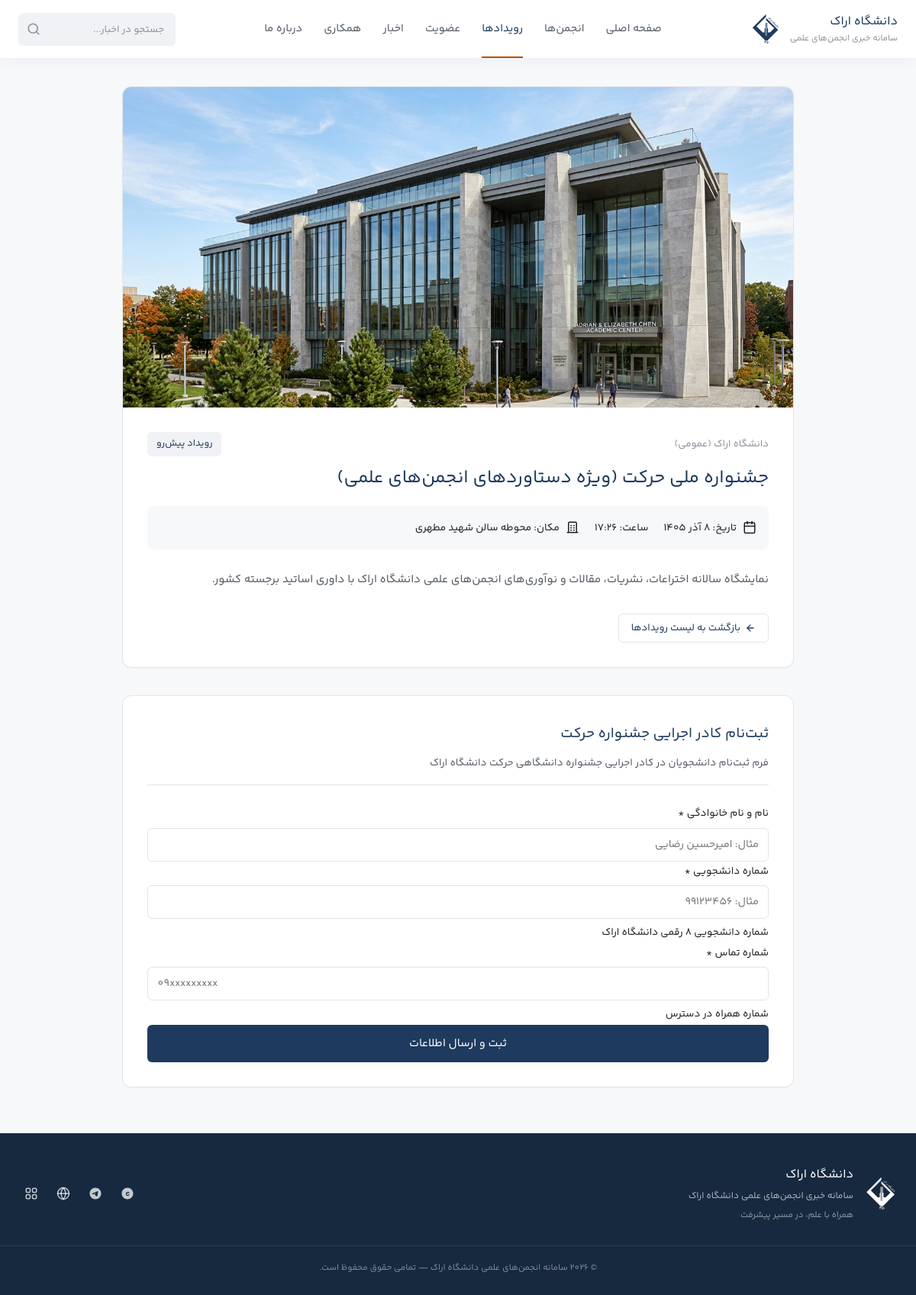
The page /event.php?id=2 on the database its author committed.
### tables this page shows
CREATE TABLE IF NOT EXISTS `events` (
  `id` int(11) NOT NULL AUTO_INCREMENT PRIMARY KEY,
  `association_id` int(11) NOT NULL DEFAULT 0,
  `title` varchar(255) NOT NULL,
  `description` text DEFAULT NULL,
  `location` varchar(255) DEFAULT NULL,
  `starts_at` datetime NOT NULL,
  `ends_at` datetime DEFAULT NULL,
  `image` varchar(255) DEFAULT NULL,
  `form_id` int(11) NOT NULL DEFAULT 0,
  `is_published` tinyint(1) NOT NULL DEFAULT 1,
  `created_at` datetime DEFAULT CURRENT_TIMESTAMP,
  KEY `idx_events_starts` (`starts_at`, `is_published`)
) DEFAULT CHARSET=utf8mb4;

CREATE TABLE IF NOT EXISTS `forms` (
  `id` int(11) NOT NULL AUTO_INCREMENT PRIMARY KEY,
  `association_id` int(11) NOT NULL DEFAULT 0,
  `type` enum('membership','event','cooperation','custom') NOT NULL DEFAULT 'custom',
  `title` varchar(255) NOT NULL,
  `description` text DEFAULT NULL,
  `is_open` tinyint(1) NOT NULL DEFAULT 1,
  `opens_at` datetime DEFAULT NULL,
  `closes_at` datetime DEFAULT NULL,
  `capacity` int(11) NOT NULL DEFAULT 0,
  `created_at` datetime DEFAULT CURRENT_TIMESTAMP,
  KEY `idx_forms_assoc` (`association_id`, `type`)
) DEFAULT CHARSET=utf8mb4;

CREATE TABLE IF NOT EXISTS `form_fields` (
  `id` int(11) NOT NULL AUTO_INCREMENT PRIMARY KEY,
  `form_id` int(11) NOT NULL,
  `label` varchar(255) NOT NULL,
  `type` varchar(50) NOT NULL DEFAULT 'text',
  `options` text DEFAULT NULL,
  `required` tinyint(1) NOT NULL DEFAULT 0,
  `is_unique` tinyint(1) NOT NULL DEFAULT 0,
  `placeholder` varchar(255) DEFAULT NULL,
  `help` varchar(255) DEFAULT NULL,
  `sort_order` int(11) NOT NULL DEFAULT 0,
  KEY `idx_fields_form` (`form_id`, `sort_order`)
) DEFAULT CHARSET=utf8mb4;

### event.php (the view, shortened to what this page needs)
<?php
require_once __DIR__ . '/includes/header.php';
require_once __DIR__ . '/includes/forms.php';
$id = (int)($_GET['id'] ?? 0);
$st = $pdo->prepare("SELECT e.*, a.name AS assoc_name
                     FROM events e
                     LEFT JOIN associations a ON e.association_id = a.id
                     WHERE e.id = ? AND e.is_published = 1");
$st->execute([$id]);
$ev = $st->fetch();
$form = null;
$fields = [];
$errors = [];
$successMessage = '';
if (!empty($ev['form_id'])) {
    $form = getForm($pdo, $ev['form_id']);
    if ($form) {
        $fields = getFormFields($pdo, $ev['form_id']);
    }
}
$dateObj = strtotime($ev['starts_at']);
$dateStr = formatDate($ev['starts_at']);
$timeStr = date('H:i', $dateObj);
$img = !empty($ev['image']) ? getNewsImageUrl($ev['image']) : 'assets/images/news-placeholder1.jpg';
?>
<section class="page-container container">
    <div style="max-width:880px; margin:0 auto;">
        <article style="background:var(--color-surface); border:1px solid var(--border-color); border-radius:var(--radius-lg); overflow:hidden; box-shadow:var(--shadow-sm); margin-bottom:36px;">
            <div style="width:100%; max-height:420px; overflow:hidden;">
                <img src="<?= e($img) ?>" alt="<?= e($ev['title']) ?>" style="width:100%; height:100%; object-fit:cover;">
            </div>
            <div style="padding:32px;">
                <div style="display:flex; justify-content:space-between; align-items:center; flex-wrap:wrap; gap:10px; margin-bottom:12px;">
                    <span style="font-size:13px; color:var(--text-muted); font-weight:600;">
                        <?= e($ev['assoc_name'] ?: 'دانشگاه اراک (عمومی)') ?>
                    </span>
                    <span style="font-size:12.5px; background:var(--color-soft-bg); color:var(--color-primary-navy); padding:4px 12px; border-radius:var(--radius-sm); font-weight:600;">
                        <?= (strtotime($ev['starts_at']) >= time()) ? 'رویداد پیش‌رو' : 'برگزار شده' ?>
                    </span>
                </div>
                <h1 style="font-size:24px; font-weight:700; color:var(--color-primary-navy); line-height:1.45; margin-bottom:18px;">
                    <?= e($ev['title']) ?>
                </h1>
                <div style="display:flex; flex-wrap:wrap; gap:20px; padding:16px; background:var(--color-body-bg); border-radius:var(--radius-md); margin-bottom:24px; font-size:13.5px; color:var(--text-primary);">
                    <div style="display:flex; align-items:center; gap:8px;">
                        <?= svgIcon('calendar', '', 18) ?>
                        <span><strong>تاریخ:</strong> <?= $dateStr ?></span>
                    </div>
                    <?php if ($timeStr !== '00:00'): ?>
                        <div style="display:flex; align-items:center; gap:8px;">
                            <span><strong>ساعت:</strong> <?= $timeStr ?></span>
                        </div>
                    <?php endif; ?>
                    <?php if (!empty($ev['location'])): ?>
                        <div style="display:flex; align-items:center; gap:8px;">
                            <?= svgIcon('building', '', 18) ?>
                            <span><strong>مکان:</strong> <?= e($ev['location']) ?></span>
                        </div>
                    <?php endif; ?>
                </div>
                <div style="font-size:15px; line-height:2.1; color:var(--text-secondary); margin-bottom:28px;">
                    <?= !empty($ev['description']) ? nl2br(e($ev['description'])) : '<p class="text-muted">شرح تفصیلی برای این رویداد درج نشده است.</p>' ?>
                </div>
                <a href="events.php" class="btn-secondary" style="font-size:13px; padding:6px 16px;">
                    <?= svgIcon('arrow-left', '', 14) ?> بازگشت به لیست رویدادها
                </a>
            </div>
        </article>
        <?php if ($form): ?>
            <div id="register-section" style="background:var(--color-surface); border:1px solid var(--border-color); border-radius:var(--radius-lg); padding:32px; box-shadow:var(--shadow-sm);">
                <div style="margin-bottom:24px; padding-bottom:16px; border-bottom:1px solid var(--border-color);">
                    <h2 style="font-size:19px; font-weight:700; color:var(--color-primary-navy);">
                        <?= e($form['title']) ?>
                    </h2>
                    <?php if (!empty($form['description'])): ?>
                        <p style="font-size:13.5px; color:var(--text-secondary); margin-top:6px;">
                            <?= e($form['description']) ?>
                        </p>
                    <?php endif; ?>
                </div>
                <?php if ($successMessage): ?>
                    <div class="alert alert-success" style="padding:16px 20px; border-radius:var(--radius-md); background:#ecfdf5; color:#065f46; border:1px solid #a7f3d0; text-align:center; font-weight:600;">
                        <?= svgIcon('check', '', 20) ?> <?= e($successMessage) ?>
                    </div>
                <?php else: ?>
                    <?php
                    $availErr = checkFormAvailability($pdo, $form);
                    if ($availErr): ?>
                        <div class="alert alert-danger" style="padding:16px 20px; border-radius:var(--radius-md); background:#fef2f2; color:#991b1b; border:1px solid #fecaca; text-align:center; font-weight:600;">
                            <?= e($availErr) ?>
                        </div>
                    <?php else: ?>
                        <?= renderFormHtml($form, $fields, $errors, $_POST) ?>
                    <?php endif; ?>
                <?php endif; ?>
            </div>
        <?php endif; ?>
    </div>
</section>
<?php include 'includes/footer.php'; ?>

### includes/forms.php (shortened to what this page needs)
<?php
function getCsrfToken() {
    return $_SESSION['csrf_token'];
}
function getForm($pdo, $id) {
    $stmt = $pdo->prepare("SELECT f.*, a.name AS assoc_name
                           FROM forms f
                           LEFT JOIN associations a ON f.association_id = a.id
                           WHERE f.id = ?");
    $stmt->execute([(int)$id]);
    return $stmt->fetch();
}
function getFormFields($pdo, $formId) {
    $stmt = $pdo->prepare("SELECT * FROM form_fields WHERE form_id = ? ORDER BY sort_order ASC, id ASC");
    $stmt->execute([(int)$formId]);
    return $stmt->fetchAll();
}
function checkFormAvailability($pdo, $form) {
    if (!empty($form['capacity']) && (int)$form['capacity'] > 0) {
        $st = $pdo->prepare("SELECT COUNT(*) FROM form_submissions WHERE form_id = ?");
        $st->execute([(int)$form['id']]);
        $count = (int)$st->fetchColumn();
    }
    return null;
}
function renderFormHtml($form, $fields, $errors = [], $old = [], $action = '') {
    $html = '<form method="POST" action="' . htmlspecialchars($action) . '" class="site-form-layout" novalidate>';
    $html .= '<input type="hidden" name="csrf_token" value="' . getCsrfToken() . '">';
    $html .= '<div style="display:none;" aria-hidden="true"><input type="text" name="website_hp" tabindex="-1" autocomplete="off"></div>';
    foreach ($fields as $field) {
        $key = 'field_' . $field['id'];
        $val = htmlspecialchars($old[$key] ?? '');
        $hasErr = isset($errors[$key]);
        $errHtml = $hasErr ? '<div class="form-error-msg">' . htmlspecialchars($errors[$key]) . '</div>' : '';
        $html .= '<div class="form-group ' . ($hasErr ? 'has-error' : '') . '">';
        $html .= '<label class="form-label" for="' . $key . '">';
        $html .= htmlspecialchars($field['label']);
        if (!empty($field['required'])) {
            $html .= ' <span class="required-star" aria-label="الزامی">*</span>';
        }
        $html .= '</label>';
        $placeholder = !empty($field['placeholder']) ? ' placeholder="' . htmlspecialchars($field['placeholder']) . '"' : '';
        switch ($field['type']) {
            default:
                $inputType = ($field['type'] === 'email') ? 'email' : (($field['type'] === 'tel') ? 'tel' : 'text');
                $html .= '<input type="' . $inputType . '" id="' . $key . '" name="' . $key . '" class="form-control" value="' . $val . '"' . $placeholder . '>';
                break;
        }
        if (!empty($field['help']) && $field['type'] !== 'checkbox') {
            $html .= '<small class="form-help-text">' . htmlspecialchars($field['help']) . '</small>';
        }
        $html .= $errHtml;
        $html .= '</div>';
    }
    $html .= '<div class="form-actions-wrap">';
    $html .= '<button type="submit" class="btn-primary" style="width:100%; justify-content:center; padding:12px 24px; font-size:15px;">ثبت و ارسال اطلاعات</button>';
    $html .= '</div>';
    $html .= '</form>';
    return $html;
}
?>

### assets/css/style.css (style rules this page uses)
:root { --font-sans: 'Yekan Bakh', Tahoma, Arial, sans-serif; --color-surface: #ffffff; --color-body-bg: #f7f8fa; --color-soft-bg: #f1f2f5; --border-color: #e3e5ea; --border-subtle: #eef0f3; --text-primary: #1c2024; --text-secondary: #545b64; --text-muted: #8b929b; --text-white: #ffffff; --color-primary-navy: #1e3a5f; --color-primary-dark: #16293f; --color-primary-blue: #1e3a5f; --color-accent: #b45309; --color-accent-soft: #fdf3e7; --color-success: #166534; --shadow-sm: 0 1px 2px rgba(20, 25, 32, 0.04); --shadow-md: 0 4px 14px rgba(20, 25, 32, 0.06); --shadow-lg: 0 10px 30px rgba(20, 25, 32, 0.08); --shadow-card-hover: 0 4px 14px rgba(20, 25, 32, 0.08); --radius-sm: 6px; --radius-md: 8px; --radius-lg: 12px; --radius-xl: 16px; --radius-full: 9999px; --transition-fast: 0.15s ease; --transition-normal: 0.18s ease; --transition-smooth: 0.22s ease; }
*, *::before, *::after { margin: 0; padding: 0; box-sizing: border-box; }
html { font-size: 16px; scroll-behavior: smooth; -webkit-font-smoothing: antialiased; -moz-osx-font-smoothing: grayscale; }
body { font-family: var(--font-sans); font-weight: 400; font-synthesis: none; background-color: var(--color-body-bg); color: var(--text-primary); line-height: 1.9; direction: rtl; text-align: right; min-height: 100vh; display: flex; flex-direction: column; }
a { color: inherit; text-decoration: none; transition: color var(--transition-fast); }
img { max-width: 100%; height: auto; display: block; }
button, input, select, textarea { font-family: inherit; }
.container { width: 100%; max-width: 1240px; margin-left: auto; margin-right: auto; padding-left: 24px; padding-right: 24px; }
.btn-primary, .btn-secondary, .btn-text { display: inline-flex; align-items: center; gap: 6px; font-size: 13.5px; border-radius: var(--radius-sm); border: 1px solid transparent; padding: 9px 18px; cursor: pointer; transition: background var(--transition-fast), border-color var(--transition-fast), color var(--transition-fast); flex-shrink: 0; font-family: inherit; }
.btn-primary { background: var(--color-primary-navy); color: var(--text-white); }
.btn-secondary { background: transparent; border-color: var(--border-color); color: var(--color-primary-navy); }
.page-container { padding-top: 36px; padding-bottom: 60px; }
.form-group { display: flex; flex-direction: column; gap: 6px; }
.form-group label { font-size: 13.5px; color: var(--text-primary); }
.form-group input, .form-group select, .form-group textarea { padding: 10px 12px; border-radius: var(--radius-sm); border: 1px solid var(--border-color); background: var(--color-surface); outline: none; font-size: 14px; font-family: inherit; color: var(--text-primary); transition: border-color var(--transition-fast); }

### rows shown on the page
events: image (picture), title "جشنواره ملی حرکت (ویژه دستاوردهای انجمن‌های علمی)", starts_at "۸ آذر ۱۴۰۵", starts_at "17:26", location "محوطه سالن شهید مطهری", description "نمایشگاه سالانه اختراعات، نشریات، مقالات و نوآوری‌های انجمن‌های علمی دانشگاه اراک با داوری اساتید برجسته کشور."
forms: title "ثبت‌نام کادر اجرایی جشنواره حرکت", description "فرم ثبت‌نام دانشجویان در کادر اجرایی جشنواره دانشگاهی حرکت دانشگاه اراک"
form_fields: value "نام و نام خانوادگی"
form_fields: value "شماره دانشجویی", help "شماره دانشجویی ۸ رقمی دانشگاه اراک"
form_fields: value "شماره تماس", help "شماره همراه در دسترس"

### other values the page prints
$item[1] "صفحه اصلی"
$item[1] "انجمن‌ها"
$item[1] "رویدادها"
$item[1] "عضویت"
$item[1] "اخبار"
$item[1] "همکاری"
$item[1] "درباره ما"
$ev['assoc_name'] ?: 'دانشگاه اراک (عمومی)' "دانشگاه اراک (عمومی)"
